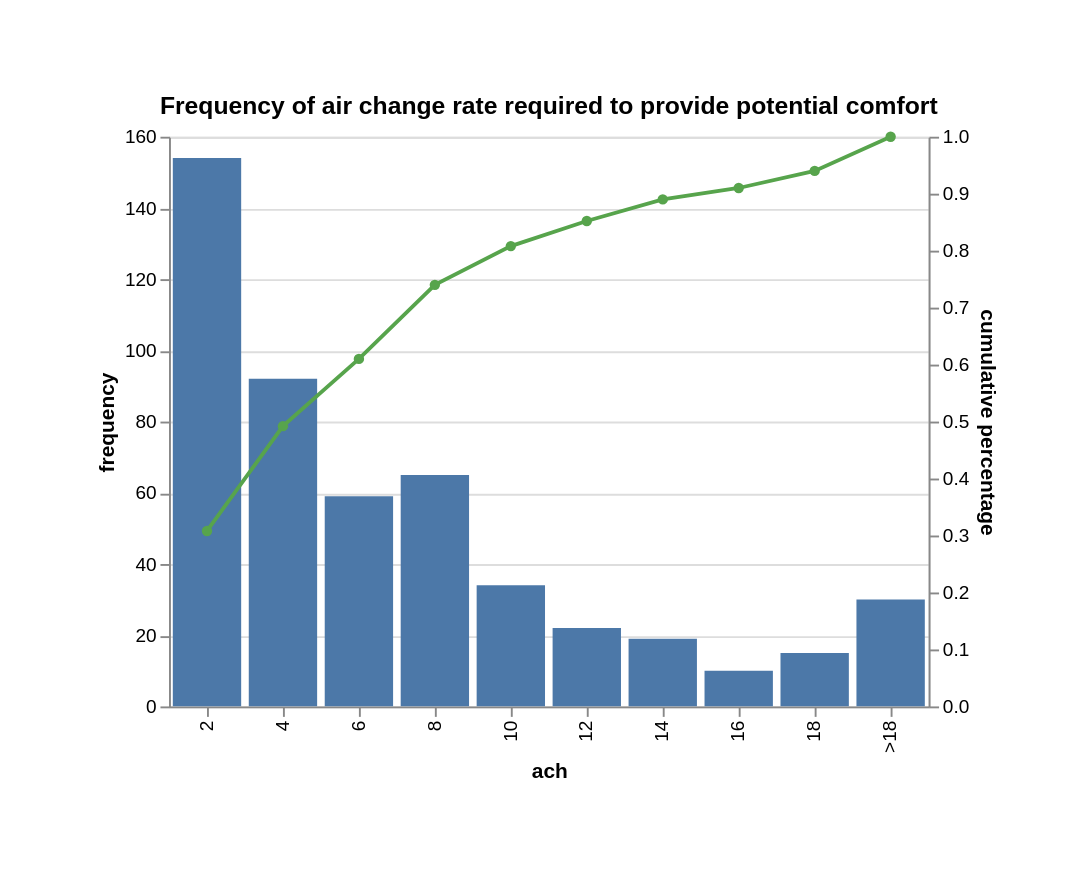

The specification (Vega-Lite) saved for this image:
### Vega-Lite specification from a JSON file in a GitHub repository (floating-point values rounded to 4 significant figures)
{"$schema": "https://vega.github.io/schema/vega-lite/v6.1.0.json", "config": {"view": {"continuousHeight": 300, "continuousWidth": 300}}, "data": {"name": "data-d7baa6bc9742ed36267949c7a4ecd1fb"}, "datasets": {"data-d7baa6bc9742ed36267949c7a4ecd1fb": [{"ach": "2", "cumulative_percentage": 0.308, "frequency": 154, "frequency_percentage": 0.308}, {"ach": "4", "cumulative_percentage": 0.492, "frequency": 92, "frequency_percentage": 0.184}, {"ach": "6", "cumulative_percentage": 0.61, "frequency": 59, "frequency_percentage": 0.118}, {"ach": "8", "cumulative_percentage": 0.74, "frequency": 65, "frequency_percentage": 0.13}, {"ach": "10", "cumulative_percentage": 0.808, "frequency": 34, "frequency_percentage": 0.068}, {"ach": "12", "cumulative_percentage": 0.852, "frequency": 22, "frequency_percentage": 0.044}, {"ach": "14", "cumulative_percentage": 0.89, "frequency": 19, "frequency_percentage": 0.038}, {"ach": "16", "cumulative_percentage": 0.91, "frequency": 10, "frequency_percentage": 0.02}, {"ach": "18", "cumulative_percentage": 0.94, "frequency": 15, "frequency_percentage": 0.03}, {"ach": ">18", "cumulative_percentage": 1.0, "frequency": 30, "frequency_percentage": 0.06}]}, "layer": [{"encoding": {"tooltip": [{"field": "frequency", "title": "Frequency", "type": "quantitative"}], "x": {"field": "ach", "sort": null, "type": "nominal"}, "y": {"field": "frequency", "sort": null, "type": "quantitative"}}, "mark": {"type": "bar"}, "name": "view_806cb8b34f4ff9ab_0"}, {"encoding": {"tooltip": [{"field": "cumulative_percentage", "format": ".3f", "title": "cumulative percentage", "type": "quantitative"}], "x": {"field": "ach", "sort": null, "type": "nominal"}, "y": {"field": "cumulative_percentage", "sort": null, "title": "cumulative percentage", "type": "quantitative"}}, "mark": {"color": "#57A44C", "point": {"color": "#57A44C"}, "type": "line"}}], "padding": 50, "params": [{"bind": "scales", "name": "param_1e9efca18e7a2868", "select": {"encodings": ["x", "y"], "type": "interval"}, "views": ["view_806cb8b34f4ff9ab_0"]}], "resolve": {"scale": {"y": "independent"}}, "title": "Frequency of air change rate required to provide potential comfort", "width": 400}
